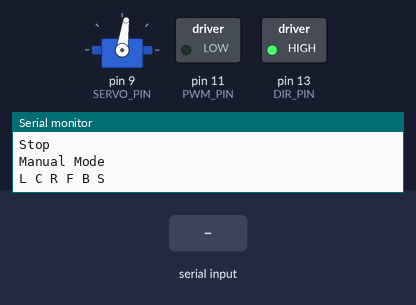
Recording of a sketch running on a simulated Arduino Uno, built with avr-gcc and run on an emulated ATmega328P. Parts: servo, switched loads named in the sketch (green lamp = pin HIGH), the last lines printed to the serial monitor. Inputs (shaded band) come from the test bench.

Above: at 8.9 s.
9.0 s: "L" received over Serial
At 9.8 s:
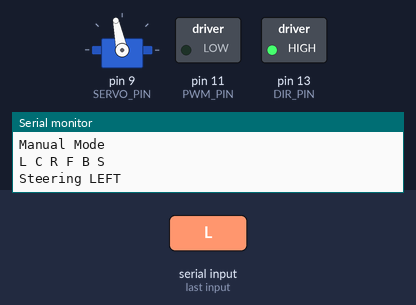
10.5 s: "R" received over Serial
At 11.0 s:
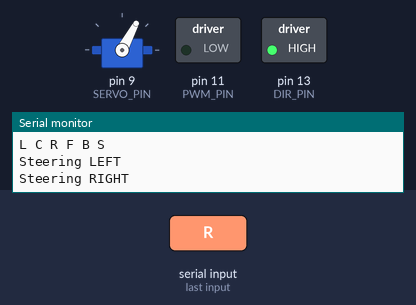
12.0 s: "B" received over Serial
At 13.2 s:
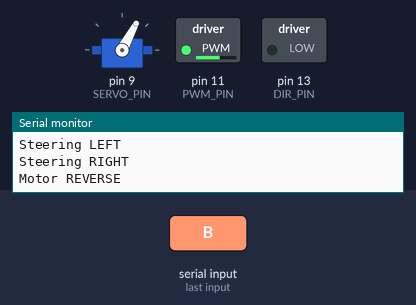
13.5 s: "C" received over Serial
At 14.5 s:
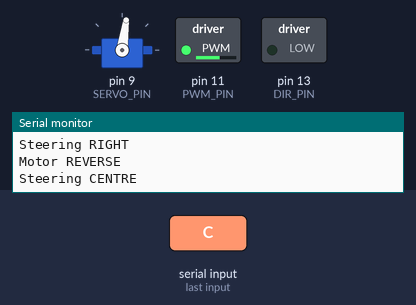
15.0 s: "S" received over Serial
At 15.6 s:
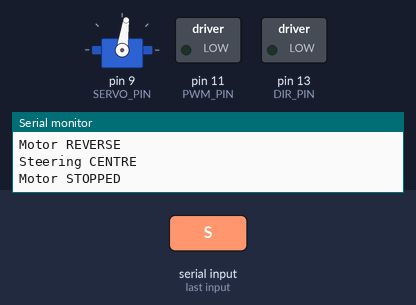
16.5 s: "L" received over Serial
At 17.9 s:
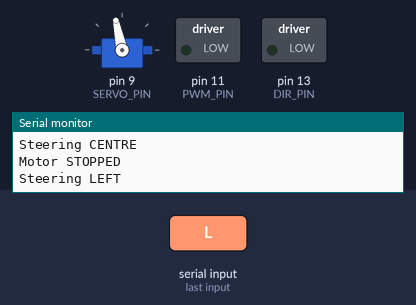
Timing chart, 0 to 19.0 s (numbered marks = the images above; inputs shaded):
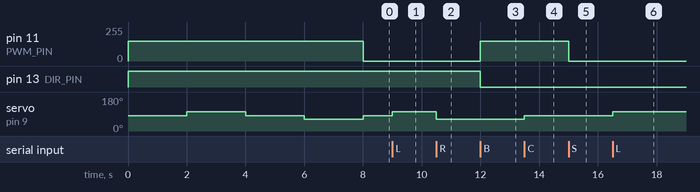

Measured:
- after the input at 9.0 s, servo on pin 9 (SERVO_PIN): 82° → 102° at once
- after the input at 10.5 s, servo on pin 9 (SERVO_PIN): 102° → 62° at once
- after the input at 12.0 s, pin 11 (PWM_PIN): 0/255 → 150/255 at once; pin 13 (DIR_PIN): HIGH → LOW at once
- after the input at 13.5 s, servo on pin 9 (SERVO_PIN): 62° → 82° at once
- after the input at 15.0 s, pin 11 (PWM_PIN): 150/255 → 0/255 at once
- after the input at 16.5 s, servo on pin 9 (SERVO_PIN): 82° → 102° at once

The sketch:

motor_servo_test.ino
```cpp
/*
=========================================================
06_MOTOR_SERVO_TEST

Hardware
---------
Arduino Uno
Arduino L298P Motor Shield
REV Robotics Smart Servo
N20 600 RPM Motor

Pins
----
Servo      -> D9
Motor PWM  -> D11
Motor DIR  -> D13

Purpose
-------
- Verify steering while driving
- Verify motor + servo together
- Manual serial control

Baud Rate
---------
115200

Commands
--------
L = Left
C = Centre
R = Right
F = Forward
B = Reverse
S = Stop
=========================================================
*/

#include <Servo.h>

Servo steeringServo;

const int SERVO_PIN = 9;
const int PWM_PIN   = 11;
const int DIR_PIN   = 13;

const int LEFT   = 102;
const int CENTRE = 82;
const int RIGHT  = 62;

const int SPEED = 150;

void stopMotor() {
  analogWrite(PWM_PIN, 0);
}

void forward() {
  digitalWrite(DIR_PIN, HIGH);
  analogWrite(PWM_PIN, SPEED);
}

void reverse() {
  digitalWrite(DIR_PIN, LOW);
  analogWrite(PWM_PIN, SPEED);
}

void setup() {

  Serial.begin(115200);

  steeringServo.attach(SERVO_PIN);

  pinMode(PWM_PIN, OUTPUT);
  pinMode(DIR_PIN, OUTPUT);

  stopMotor();
  steeringServo.write(CENTRE);

  Serial.println();
  Serial.println("====================================");
  Serial.println("Motor + Servo Test");
  Serial.println("====================================");
}

void loop() {

  // -------------------------
  // Automatic Demonstration
  // -------------------------

  Serial.println("Forward + Centre");
  steeringServo.write(CENTRE);
  forward();
  delay(2000);

  Serial.println("Forward + Left");
  steeringServo.write(LEFT);
  delay(2000);

  Serial.println("Forward + Centre");
  steeringServo.write(CENTRE);
  delay(2000);

  Serial.println("Forward + Right");
  steeringServo.write(RIGHT);
  delay(2000);

  Serial.println("Stop");
  stopMotor();
  steeringServo.write(CENTRE);

  Serial.println();
  Serial.println("Manual Mode");
  Serial.println("L C R F B S");

  // -------------------------
  // Manual Control
  // -------------------------

  while (true) {

    if (Serial.available()) {

      char cmd = toupper(Serial.read());

      switch (cmd) {

        case 'L':
          steeringServo.write(LEFT);
          Serial.println("Steering LEFT");
          break;

        case 'C':
          steeringServo.write(CENTRE);
          Serial.println("Steering CENTRE");
          break;

        case 'R':
          steeringServo.write(RIGHT);
          Serial.println("Steering RIGHT");
          break;

        case 'F':
          forward();
          Serial.println("Motor FORWARD");
          break;

        case 'B':
          reverse();
          Serial.println("Motor REVERSE");
          break;

        case 'S':
          stopMotor();
          Serial.println("Motor STOPPED");
          break;
      }
    }
  }
}
```
